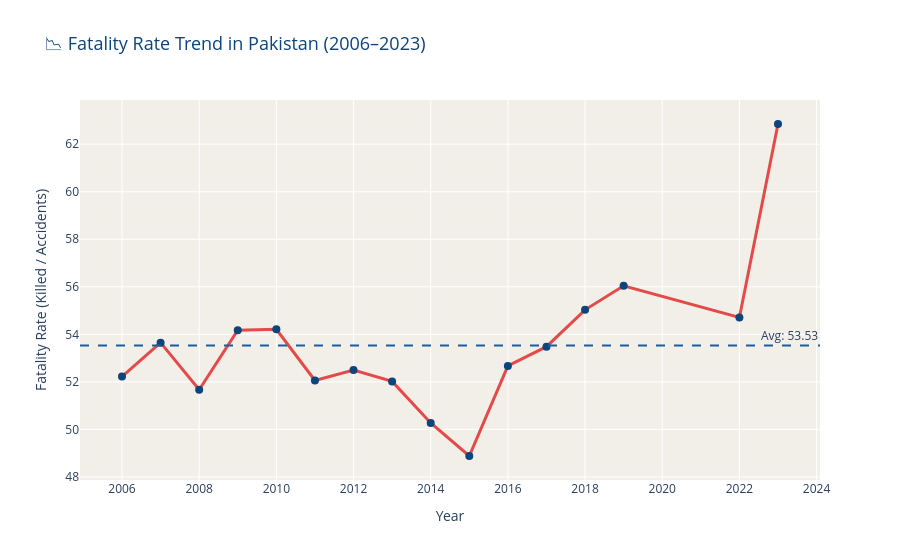

Write notebook code for a chart like this one.
### Code cell
# Chart 05 — Fatality Rate Trend Over Years
df_trend_fat = df_national_only.sort_values('Year_Numeric')

fig = px.line(
    df_trend_fat,
    x='Year_Numeric',
    y='Fatality_Rate',
    title='📉 Fatality Rate Trend in Pakistan (2006–2023)',
    markers=True,
    color_discrete_sequence=[RED]
)

fig.update_layout(
    plot_bgcolor=OFF_WHITE,
    paper_bgcolor='white',
    title_font=dict(size=18, color=NAVY),
    xaxis_title='Year',
    yaxis_title='Fatality Rate (Killed / Accidents)',
    xaxis=dict(tickmode='linear', tick0=2006, dtick=2),
    hovermode='x unified'
)

fig.update_traces(line=dict(width=3), marker=dict(size=8, color=NAVY))

# Add average line
avg_fat = df_trend_fat['Fatality_Rate'].mean()
fig.add_hline(y=avg_fat, line_dash='dash', line_color=BLUE,
              annotation_text=f'Avg: {avg_fat:.2f}',
              annotation_position='top right')

fig.show()
print("✅ Chart 05 done")

### Figure 1 — Plotly figure (JSON) as saved in the notebook; plotly's stock layout.template omitted (floating-point values rounded to 4 significant figures)
{"data": [{"hovertemplate": "Year_Numeric=%{x}<br>Fatality_Rate=%{y}<extra></extra>", "legendgroup": "", "line": {"color": "#E24B4A", "dash": "solid", "width": 3}, "marker": {"color": "#0C447C", "size": 8, "symbol": "circle"}, "mode": "lines+markers", "name": "", "orientation": "v", "showlegend": false, "type": "scatter", "x": [2006, 2007, 2008, 2009, 2010, 2011, 2012, 2013, 2014, 2015, 2016, 2017, 2018, 2019, 2022, 2023], "xaxis": "x", "y": [52.22, 53.65, 51.67, 54.17, 54.21, 52.06, 52.5, 52.02, 50.27, 48.88, 52.67, 53.48, 55.03, 56.04, 54.71, 62.85], "yaxis": "y"}], "layout": {"annotations": [{"showarrow": false, "text": "Avg: 53.53", "x": 1, "xanchor": "right", "xref": "x domain", "y": 53.53, "yanchor": "bottom", "yref": "y"}], "hovermode": "x unified", "legend": {"tracegroupgap": 0}, "paper_bgcolor": "white", "plot_bgcolor": "#F1EFE8", "shapes": [{"line": {"color": "#185FA5", "dash": "dash"}, "type": "line", "x0": 0, "x1": 1, "xref": "x domain", "y0": 53.53, "y1": 53.53, "yref": "y"}], "title": {"font": {"color": "#0C447C", "size": 18}, "text": "📉 Fatality Rate Trend in Pakistan (2006–2023)"}, "xaxis": {"anchor": "y", "domain": [0, 1], "dtick": 2, "tick0": 2006, "tickmode": "linear", "title": {"text": "Year"}}, "yaxis": {"anchor": "x", "domain": [0, 1], "title": {"text": "Fatality Rate (Killed / Accidents)"}}}}
